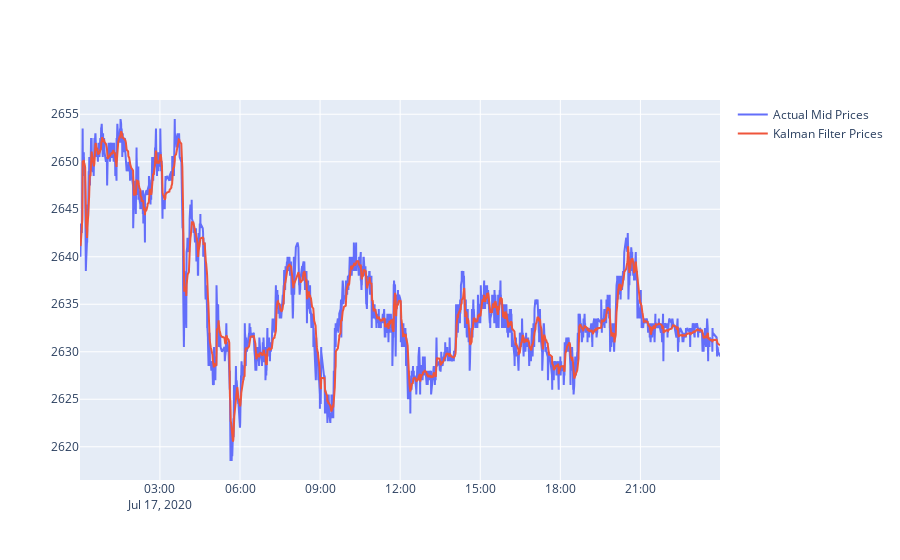

The code cell stored with this chart in its notebook:
### Markdown cell above
## Kalman Filter Fair Price Estimation

While the mid-price can be used as an estimation of fair price, we have observed the mid-prices are noisy, dynamic and unstable. The Kalman filter is an algorithm used for estimating the state of a dynamic system from a series of incomplete and noisy measurements.

The goal is to find the mean price of the price series. So the mean price m(t) is the hidden variable here, and the mid-price y(t) is the observable variable. 

The measurement equation is:
y (1) = m(t) + e(t)

with the same state transition equation:
m(t) =m(t-1) + w(t - 1).

The state update equation is:
m(t|t) = m(t|t - 1) + K(t) (y (t) - m(t|t - 1))

The variance of the forecast error is:
Q(t) = Var(m(1)) + V.

The Kalman gain is:
K(+) = R(+ | +-1)/(R(t |+ -1) + V)

and the state variance update is:
R(t It) = (1 - K(t))R(t It - 1)

Below is a simple implementation of applying the Kalman Filter to find the fair price. We can see the Kalman Filter Prices is smoother and less noisy than the mid prices from the order book:
![image.png](attachment:image.png)

### Code cell
# Apply KalmanFilter to estimate the fair value from Mid Prices
# Load and preprocess the data
data = df_orders[['lastUpdated','mid_price']]
prices = data['mid_price'].values.reshape(-1, 1)

# Initialize the Kalman filter
kf = KalmanFilter(transition_matrices=[1],
                  observation_matrices=[1],
                  initial_state_mean=prices[0, 0],
                  initial_state_covariance=1,
                  observation_covariance=1,
                  transition_covariance=0.01)

# Run the Kalman filter to obtain filtered estimates
filtered_state_means, filtered_state_covariances = kf.filter(prices)

# Extract the predicted prices from the filtered estimates
predicted_prices = filtered_state_means.flatten()

# Assess the performance of the predictions
mse = np.mean((prices.flatten() - predicted_prices) ** 2)
print("Mean Squared Error (MSE):", mse)

# Plot the actual prices and predicted prices
fig = make_subplots(rows=1, cols=1)
fig.add_trace(go.Scatter(x=data['lastUpdated'], y=prices.flatten(),mode="lines",name='Actual Mid Prices'),row=1, col=1)
fig.add_trace(go.Scatter(x=data['lastUpdated'], y=predicted_prices,mode="lines",name='Kalman Filter Prices'),row=1, col=1)
# plt.figure(figsize=(12, 6))
# plt.plot(data['lastUpdated'], prices.flatten(), label='Actual Prices')
# plt.plot(data['lastUpdated'], predicted_prices, label='Predicted Prices')
# plt.xlabel('Date')
# plt.ylabel('Price')
# plt.title('IOTA/BTC Price Prediction using Kalman Filter')
# plt.legend()
# plt.show()

### Figure 1 — Plotly figure (JSON) as saved in the notebook; plotly's stock layout.template omitted (floating-point values rounded to 4 significant figures; data arrays with more than 128 entries replaced by an {"elided": "..."} marker saying what was removed)
{"data": [{"mode": "lines", "name": "Actual Mid Prices", "type": "scatter", "x": {"elided": "4766 str values"}, "xaxis": "x", "y": {"elided": "4766 float values"}, "yaxis": "y"}, {"mode": "lines", "name": "Kalman Filter Prices", "type": "scatter", "x": {"elided": "4766 str values"}, "xaxis": "x", "y": {"elided": "4766 float values"}, "yaxis": "y"}], "layout": {"xaxis": {"anchor": "y", "domain": [0, 1]}, "yaxis": {"anchor": "x", "domain": [0, 1]}}}
